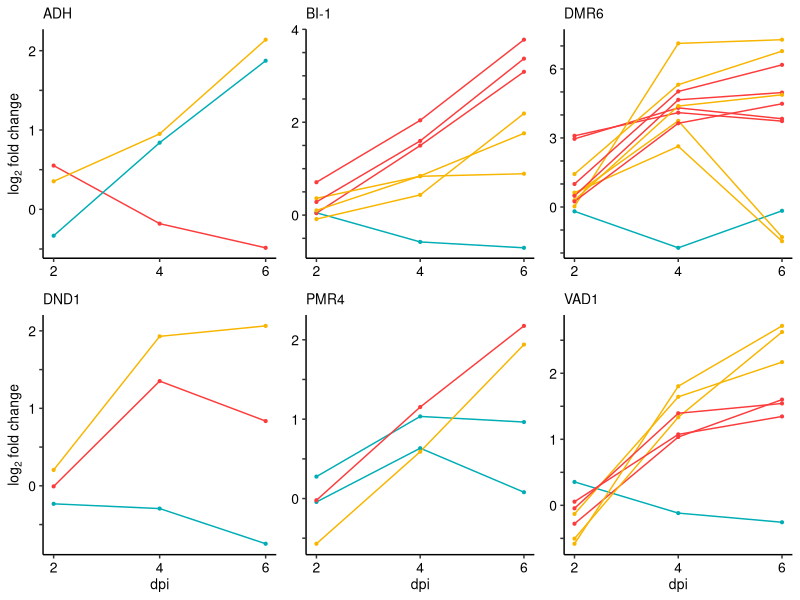

This chart was generated by the following R code:
# Figure 3 plotting code
## Eva and Cory
## Started 10/30/18

#load necessary libraries
library(ggplot2)
library(dplyr)
library(gridExtra)
library(ggpubr)
library(cowplot)

## Data exploration for figure 3
# Directory for expression matrix files
setwd("~/Documents/GitHub/cory/MPGI/figure3")

#Import filtered wheat and brachy expression matrices
d_wheat_1 <- read.csv("updated_fig3_wheat_filtered6.csv", header = TRUE, sep = ",", row.names = 1)
d_bd21_1 <- read.csv("Fig3_genes_brachy_filtered6.csv", header = TRUE, sep = ",", row.names = 1)

# Want to be able to do calculations on 0 values. Will add 0.001 to each value
d_wheat_scaled <- d_wheat_1[,3:38] + 0.001
d_wheat <- cbind(d_wheat_1[,1:2], d_wheat_scaled)

d_bd21_scaled <- d_bd21_1[,3:20] + 0.001
d_bd21 <- cbind(d_bd21_1[,1:2], d_bd21_scaled)

# Means for 3 columns will average 3 reps for each genotype, treatment, day
# for wheat
w2691_mean_mock_day2 <- as.matrix(rowMeans(d_wheat[,3:5]))
w2691_mean_mock_day4 <- as.matrix(rowMeans(d_wheat[,6:8]))
w2691_mean_mock_day6 <- as.matrix(rowMeans(d_wheat[,9:11]))
sr9b_mean_mock_day2 <- as.matrix(rowMeans(d_wheat[,12:14]))
sr9b_mean_mock_day4 <- as.matrix(rowMeans(d_wheat[,15:17]))
sr9b_mean_mock_day6 <- as.matrix(rowMeans(d_wheat[,18:20]))
w2691_mean_inoc_day2 <- as.matrix(rowMeans(d_wheat[,21:23]))
w2691_mean_inoc_day4 <- as.matrix(rowMeans(d_wheat[,24:26]))
w2691_mean_inoc_day6 <- as.matrix(rowMeans(d_wheat[,27:29]))
sr9b_mean_inoc_day2 <- as.matrix(rowMeans(d_wheat[,30:32]))
sr9b_mean_inoc_day4 <- as.matrix(rowMeans(d_wheat[,33:35]))
sr9b_mean_inoc_day6 <- as.matrix(rowMeans(d_wheat[,36:38]))

# for brachy
bd_mean_mock_day2 <- as.matrix(rowMeans(d_bd21[,3:5]))
bd_mean_mock_day4 <- as.matrix(rowMeans(d_bd21[,6:8]))
bd_mean_mock_day6 <- as.matrix(rowMeans(d_bd21[,9:11]))
bd_mean_inoc_day2 <- as.matrix(rowMeans(d_bd21[,12:14]))
bd_mean_inoc_day4 <- as.matrix(rowMeans(d_bd21[,15:17]))
bd_mean_inoc_day6 <- as.matrix(rowMeans(d_bd21[,18:20]))

# add metadata as column to each row of means
# For Wheat
w2691 <- as.matrix(rep("W2691", nrow(w2691_mean_mock_day2)))
sr9b <- as.matrix(rep("W2691 + Sr9b", nrow(w2691_mean_mock_day2)))
w_mock <- as.matrix(rep("Mock", nrow(w2691_mean_mock_day2)))
w_inoc <- as.matrix(rep("Inoculated", nrow(w2691_mean_mock_day2)))
w_day2 <- as.matrix(rep(2, nrow(w2691_mean_mock_day2)))
w_day4 <- as.matrix(rep(4, nrow(w2691_mean_mock_day2)))
w_day6 <- as.matrix(rep(6, nrow(w2691_mean_mock_day2)))
w_geneid <- as.matrix(d_wheat[,1:2])

# For brachypodium
bd21 <- as.matrix(rep("Bd21-3", nrow(bd_mean_mock_day2)))
bd_mock <- as.matrix(rep("Mock", nrow(bd_mean_mock_day2)))
bd_inoc <- as.matrix(rep("Inoculated", nrow(bd_mean_mock_day2)))
bd_day2 <- as.matrix(rep(2, nrow(bd_mean_mock_day2)))
bd_day4 <- as.matrix(rep(4, nrow(bd_mean_mock_day2)))
bd_day6 <- as.matrix(rep(6, nrow(bd_mean_mock_day2)))
bd_geneid <- as.matrix(d_bd21[,1:2])

# Make full matrix for the different genotypes, days, and treatments
# For Wheat
full_w2691_mean_mock_day2 <- cbind(w2691_mean_mock_day2, w2691, w_mock, w_day2, w_geneid)
full_w2691_mean_mock_day4 <- cbind(w2691_mean_mock_day4, w2691, w_mock, w_day4, w_geneid)
full_w2691_mean_mock_day6 <- cbind(w2691_mean_mock_day6, w2691, w_mock, w_day6, w_geneid)
full_w2691_mean_inoc_day2 <- cbind(w2691_mean_inoc_day2, w2691, w_inoc, w_day2, w_geneid)
full_w2691_mean_inoc_day4 <- cbind(w2691_mean_inoc_day4, w2691, w_inoc, w_day4, w_geneid)
full_w2691_mean_inoc_day6 <- cbind(w2691_mean_inoc_day6, w2691, w_inoc, w_day6, w_geneid)

full_sr9b_mean_mock_day2 <- cbind(sr9b_mean_mock_day2, sr9b, w_mock, w_day2, w_geneid)
full_sr9b_mean_mock_day4 <- cbind(sr9b_mean_mock_day4, sr9b, w_mock, w_day4, w_geneid)
full_sr9b_mean_mock_day6 <- cbind(sr9b_mean_mock_day6, sr9b, w_mock, w_day6, w_geneid)
full_sr9b_mean_inoc_day2 <- cbind(sr9b_mean_inoc_day2, sr9b, w_inoc, w_day2, w_geneid)
full_sr9b_mean_inoc_day4 <- cbind(sr9b_mean_inoc_day4, sr9b, w_inoc, w_day4, w_geneid)
full_sr9b_mean_inoc_day6 <- cbind(sr9b_mean_inoc_day6, sr9b, w_inoc, w_day6, w_geneid)

# For brachypodium
full_bd_mean_mock_day2 <- cbind(bd_mean_mock_day2, bd21, bd_mock, bd_day2, bd_geneid)
full_bd_mean_mock_day4 <- cbind(bd_mean_mock_day4, bd21, bd_mock, bd_day4, bd_geneid)
full_bd_mean_mock_day6 <- cbind(bd_mean_mock_day6, bd21, bd_mock, bd_day6, bd_geneid)
full_bd_mean_inoc_day2 <- cbind(bd_mean_inoc_day2, bd21, bd_inoc, bd_day2, bd_geneid)
full_bd_mean_inoc_day4 <- cbind(bd_mean_inoc_day4, bd21, bd_inoc, bd_day4, bd_geneid)
full_bd_mean_inoc_day6 <- cbind(bd_mean_inoc_day6, bd21, bd_inoc, bd_day6, bd_geneid)

# Name the columns of the "first" matrix
colnames(full_w2691_mean_mock_day2) <- c("Mean", "Genotype", "Treatment", "Day", "GeneID", "GeneName")

# Make large matrix containing all data

all_data <- rbind(full_w2691_mean_mock_day2, full_w2691_mean_mock_day4, full_w2691_mean_mock_day6, full_w2691_mean_inoc_day2, full_w2691_mean_inoc_day4, full_w2691_mean_inoc_day6, full_sr9b_mean_mock_day2, full_sr9b_mean_mock_day4, full_sr9b_mean_mock_day6, full_sr9b_mean_inoc_day2, full_sr9b_mean_inoc_day4, full_sr9b_mean_inoc_day6, full_bd_mean_mock_day2, full_bd_mean_mock_day4, full_bd_mean_mock_day6, full_bd_mean_inoc_day2, full_bd_mean_inoc_day4, full_bd_mean_inoc_day6)

all_data <- as.data.frame(all_data)
attach(all_data)
all_data[,'Mean'] <- as.numeric(as.character(all_data[,'Mean']))
all_data[,'Day'] <- as.numeric(as.character(all_data[,'Day']))

#Dplyr can do calculations in subsets.
#Below is our "all_data" spreadsheet which has been grouped by GeneID, Day, and Genotype.
#It is then "summarised" within these groupings in the way of Mean(when treatment == inoculated) divided by mean (when treatment == mock)

all_data_quotient <- all_data %>%
  group_by(GeneID, GeneName, Genotype, Day) %>%
  summarise(Quotient = (Mean[Treatment == "Inoculated"]/ Mean[Treatment == "Mock"])) %>%
  as.data.frame()
attach(all_data_quotient)

## Calculating the log2FC on the new data.frame and attaching it to create a final data.frame

logfc <- log2(Quotient)
all_data_log2fc <- cbind(all_data_quotient, logfc)
colnames(all_data_log2fc) <- c("GeneID", "GeneName", "Genotype", "Day", "Quotient", "Log2Fc")
as.data.frame(all_data_log2fc)
all_data_log2fc$GeneID <- as.character(all_data_log2fc$GeneID)
all_data_log2fc$GeneName <- as.character(all_data_log2fc$GeneName)
all_data_log2fc$Genotype <- as.character(all_data_log2fc$Genotype)
attach(all_data_log2fc)

## subset GeneName 
VAD1_sub <- as.data.frame(subset(all_data_log2fc, GeneName == "VAD1"))
attach(VAD1_sub)
PMR4_sub <- as.data.frame(subset(all_data_log2fc, GeneName == "PMR4"))
attach(PMR4_sub)
DND1_sub <- as.data.frame(subset(all_data_log2fc, GeneName == "DND1"))
attach(DND1_sub)
DMR6_sub <- as.data.frame(subset(all_data_log2fc, GeneName == "DMR6"))
attach(DMR6_sub)
BI1_sub <- as.data.frame(subset(all_data_log2fc, GeneName == "BI-1"))
attach(BI1_sub)
ADH_sub <- as.data.frame(subset(all_data_log2fc, GeneName == "ADH"))
attach(ADH_sub)



#ADH
ADH_plot <- ggplot(ADH_sub, aes(x= Day,
                    y = Log2Fc,
                    group = interaction(Genotype, GeneID),
                    color = Genotype)) +
  geom_line() +
  geom_point(size = 0.75) +
  labs(x = NULL,
       y = expression(paste(log[2], " fold change", sep = ""))) +
  scale_color_manual(values = c("#00ADB5", "#F8B500", "#FC3C3C"), breaks = c("W2691", "W2691 + Sr9b", "Bd21-3"), labels = c("W2691", expression(paste("W2691+", italic("Sr9b"))), "Bd21-3")) +
  scale_x_continuous(breaks = c(2,4,6)) +
  scale_y_continuous(breaks = c(-0.5, 0, 0.5, 1, 1.5, 2), labels = c(" ", 0, " ", 1, " ", 2)) +
  theme(panel.background = element_blank(), 
        axis.line = element_line(color = "black"), 
        axis.text.x = element_text(color = "black", size = 10),
        axis.text.y = element_text(color = "black", size = 10),
        axis.title.y = element_text(color = "black", size = 10),
        axis.title.x = element_text(color = "black", size = 10),
        legend.position = "none",
        plot.title=element_text(size = 10, face = "plain")) +
  ggtitle("ADH")

#BI1
BI1_plot <- ggplot(BI1_sub, aes(x= Day,
                    y = Log2Fc,
                    group = interaction(Genotype, GeneID),
                    color = Genotype)) +
  geom_line() +
  geom_point(size = 0.75) +
  labs(x = NULL,
       y = NULL) +
  scale_color_manual(guide = FALSE, values = c("#00ADB5", "#F8B500", "#FC3C3C")) +
  scale_x_continuous(breaks = c(2,4,6)) +
  scale_y_continuous(breaks = c(-0.5, 0, 0.5, 1, 1.5, 2, 2.5, 3, 3.5, 4), labels = c(" ", 0, " ", " ", " ", 2, " ", " ", " ", 4)) +
  theme(panel.background = element_blank(),
                axis.line = element_line(color = "black"),
        axis.text.x = element_text(color = "black", size = 10),
        axis.text.y = element_text(color = "black", size = 10),
                plot.title = element_text(size = 10, face = "plain")) +
  ggtitle("BI-1")

#DMR6
DMR6_plot <- ggplot(DMR6_sub, aes(x= Day,
                                  y = Log2Fc,
                                  group = interaction(Genotype, GeneID),
                                  color = Genotype)) +
  geom_line() +
  geom_point(size = 0.75) +
  labs(x = NULL,
       y = NULL) +
  scale_color_manual(guide = FALSE, values = c("#00ADB5", "#F8B500", "#FC3C3C")) +
  scale_x_continuous(breaks = c(2,4,6)) +
  scale_y_continuous(breaks = c(-2, -1, 0, 1, 2, 3, 4, 5, 6, 7,8), labels = c(" ", " ", 0, " ", " ", 3, " ", " ", 6, "  ", " ")) +
  theme(panel.background = element_blank(),
        axis.line = element_line(color = "black"),
        axis.text.x = element_text(color = "black", size = 10),
        axis.text.y = element_text(color = "black", size = 10),
        plot.title=element_text(size = 10, face = "plain")) +
  ggtitle("DMR6")

#DND1
DND1_plot <- ggplot(DND1_sub, aes(x= Day,
                                  y = Log2Fc,
                                  group = interaction(Genotype, GeneID),
                                  color = Genotype)) +
  geom_line() +
  geom_point(size = 0.75) +
  labs(x = "dpi",
       y = expression(paste(log[2], " fold change", sep = ""))) +
  scale_color_manual(guide = FALSE, values = c("#00ADB5", "#F8B500", "#FC3C3C")) +
  scale_x_continuous(breaks = c(2,4,6)) +
  scale_y_continuous(breaks = c(-0.5, 0, 0.5, 1, 1.5, 2), labels = c(" ", 0, " ", 1, " ", 2)) +
  theme(panel.background = element_blank(),
        axis.line = element_line(color = "black"),
        axis.text.x = element_text(color = "black", size = 10),
        axis.text.y = element_text(color = "black", size = 10),
        axis.title.x = element_text(color = "black", size = 10),
        axis.title.y = element_text(color = "black", size = 10),
        plot.title=element_text(size = 10, face = "plain")) +
  ggtitle("DND1")

#VAD1
VAD1_plot <- ggplot(VAD1_sub, aes(x= Day,
                                  y = Log2Fc,
                                  group = interaction(Genotype, GeneID),
                                  color = Genotype)) +
  geom_line() +
  geom_point(size = 0.75) +
  labs(x = "dpi",
       y = NULL, size = 10) +
  scale_color_manual(guide = FALSE, values = c("#00ADB5", "#F8B500", "#FC3C3C")) +
  scale_x_continuous(breaks = c(2,4,6)) +
  scale_y_continuous(breaks = c(-0.5, 0, 0.5, 1, 1.5, 2, 2.5), labels = c(" ", 0, " ", 1, " ", 2, " ")) +
  theme(panel.background = element_blank(),
        axis.line = element_line(color = "black"),
        axis.text.x = element_text(color = "black", size = 10),
        axis.text.y = element_text(color = "black", size = 10),
        axis.title.x = element_text(color = "black", size = 10),
        axis.title.y = element_text(color = "black", size = 10),
        plot.title=element_text(size = 10, face = "plain")) +
  ggtitle("VAD1")

#PMR4
PMR4_plot <- ggplot(PMR4_sub, aes(x= Day,
                                  y = Log2Fc,
                                  group = interaction(Genotype, GeneID),
                                  color = Genotype)) +
  geom_line() +
  geom_point(size = 0.75) +
  labs(x = "dpi",
       y = NULL, size = 10) +
    scale_color_manual(guide = FALSE, values = c("#00ADB5", "#F8B500", "#FC3C3C")) +
    scale_x_continuous(breaks = c(2,4,6)) +
  scale_y_continuous(breaks = c(-0.5, 0, 0.5, 1, 1.5, 2), labels = c(" ", 0, " ", 1, " ", 2)) +
  ggtitle("PMR4") +
  theme(panel.background = element_blank(),
        axis.line = element_line(color = "black"),
        axis.text.x = element_text(color = "black", size = 10),
        axis.text.y = element_text(color = "black", size = 10),
        axis.title.x = element_text(color = "black", size = 10),
        axis.title.y = element_text(color = "black", size = 10),
        plot.title=element_text(size = 10, face = "plain"))

#Prining individual plots

#ggsave(filename = "ADHplot", plot = ADH_plot, device = "pdf", height = 2.5, width = 2.5, units = "in")
#ggsave(filename = "BI1plot", plot = BI1_plot, device = "pdf", height = 2.5, width = 2.5, units = "in")
#ggsave(filename = "DMR6plot", plot = DMR6_plot, device = "pdf", height = 2.5, width = 2.5, units = "in")
#ggsave(filename = "DND1plot", plot = DND1_plot, device = "pdf", height = 2.5, width = 2.5, units = "in")
#ggsave(filename = "PMR4plot", plot = PMR4_plot, device = "pdf", height = 2.5, width = 2.5, units = "in")
#ggsave(filename = "VAD1plot", plot = VAD1_plot, device = "pdf", height = 2.5, width = 2.5, units = "in")

#Printing whole plot

mylegend <- get_legend(ADH_plot + theme(legend.position = "bottom", text = element_text(color = "black", size = 10), legend.text = element_text(color = "black", size = 10)))
legend.plot <- as_ggplot(mylegend)
grid_plot2 <- ggarrange(ADH_plot, BI1_plot, DMR6_plot, DND1_plot, PMR4_plot, VAD1_plot, nrow = 2, ncol = 3, heights = c(1, 1.1), widths = c(1.1, 1, 1))
grid_plot2_1 <- ggarrange(grid_plot2, legend.plot, ncol = 1, nrow = 2, heights = c(1, 0.2), widths = c(1.1, 0.4))
ggsave(filename = "altbigplot_nolegend.pdf", plot = grid_plot2, device = "pdf", height = 80, width = 85, unit = "mm")
#ggsave(filename = "altbigplot.pdf", plot = grid_plot2_1, device = "pdf", height = 100, width = 85, unit = "mm")
ggsave(filename = "figure_legend.pdf", plot = legend.plot, device = "pdf", height = 20, width = 100, unit = "mm")
